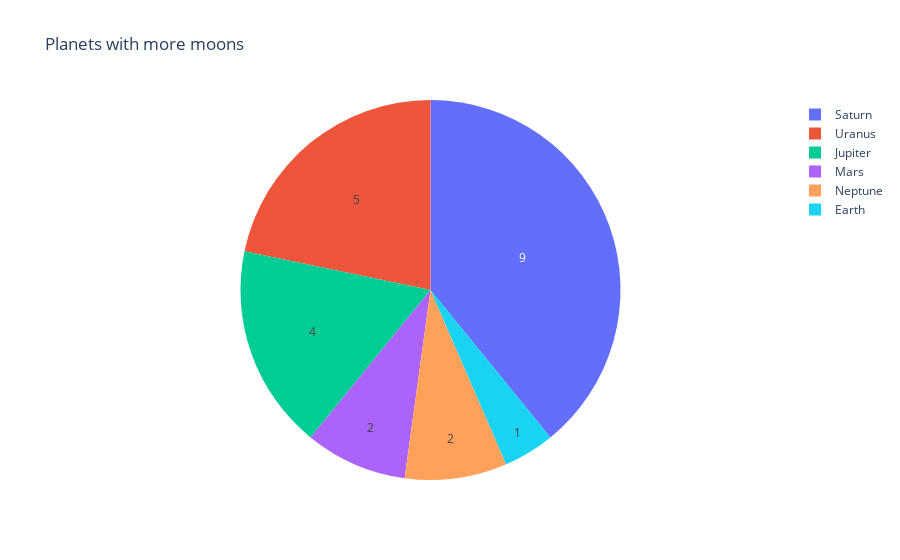

This figure's notebook cell:
### Code cell
import plotly.express as px
graphic = px.pie(table, names="planet_name", title="Planets with more moons") 
graphic.update_traces(textinfo='value')
graphic.show()

### Figure 1 — Plotly figure (JSON) as saved in the notebook; plotly's stock layout.template omitted (floating-point values rounded to 4 significant figures)
{"data": [{"domain": {"x": [0, 1], "y": [0, 1]}, "hovertemplate": "planet_name=%{label}<extra></extra>", "labels": ["Earth", "Mars", "Mars", "Jupiter", "Jupiter", "Jupiter", "Jupiter", "Saturn", "Saturn", "Saturn", "Saturn", "Saturn", "Saturn", "Saturn", "Saturn", "Saturn", "Uranus", "Uranus", "Uranus", "Uranus", "Uranus", "Neptune", "Neptune"], "legendgroup": "", "name": "", "showlegend": true, "textinfo": "value", "type": "pie"}], "layout": {"legend": {"tracegroupgap": 0}, "title": {"text": "Planets with more moons"}}}
